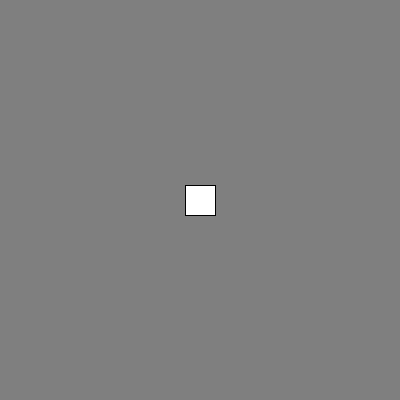
Frame 1 (no input)
Frame 60 (the mouse pressed at the canvas centre just before this capture): identical to frame 1, image omitted
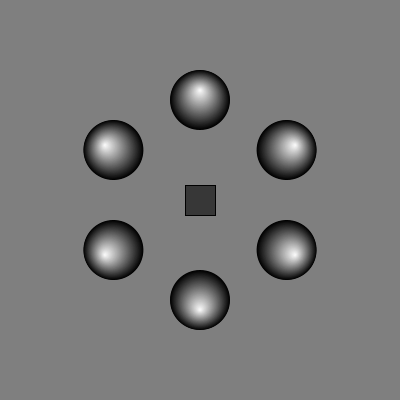
Frame 120 (the mouse held since frame 60 and released just before this capture)

The Processing sketch that drew these frames (run headless with seeded random() and noise(); from frame 60 on, the mouse is pressed at the canvas centre):

// Processing sketch: processing_92167
// ── processing_92167.pde

// Une paire de coordonnées pour le centre du carré.
float x;
float y;

// Une variable pour l'état courant:
// est-ce que le carré à été cliqué?
int etat = 0;

// Une variable pour le fondu.
float blend;

void setup() {
  // Initialisation de la scène
  size(400, 400);
  smooth();
  frameRate(30);

  // Placer les coordonnées au centre de la scène.
  x = width*0.5;
  y = height*0.5;
}


void draw() {
  // Dessiner un arrière plan gris.
  background(127);

  // Dessiner les contours en noir.
  stroke(0);


  // Colorer le carré selon l'etat courant et la position de la souris.
  // L'état est modifié par mousePressed() à la fin du code.
  // etat == 0 : le carré n'a pas été cliqué.
  // etat == 1 : le carré a été cliqué.
  if ( etat == 0 ) {
    // Vérifier si la souris est à l'intérieur des limites du carré.
    if ( mouseX > x-15 && mouseX < x+15 && mouseY > y-15 && mouseY < y+15 ) {
      fill(200);
    } 
    else {
      fill(255);
    }
  } 
  else {
    // etat == 1.
    // Vérifier si la souris est à l'intérieur des limites du carré.
    if ( mouseX > x-15 && mouseX < x+15 && mouseY > y-15 && mouseY < y+15 ) {
      fill(55);
    } 
    else {
      fill(0);
    }
  }


  // Dessiner le carré.
  rect(x-15, y-15, 30, 30);

  // Désactiver les contours.
  noStroke();

  // Placer le système de coordonnées
  // au centre de la scène.
  translate(x, y);

  // Une première rotation initiale.
  rotate(radians(30));


  // Boucle pour dessiner les 6 cercles.
  for ( int i =0; i < 6; i++ ) {
    // Emmagasiner la matrice pour que les changements
    // suivants ne soient pas permanents.
    pushMatrix();
    translate(100, 0);
    // Une deuxième boucle pour le dégradé intérieur
    // de chaque ellipse.
    // Les ellipses sont dessinées avec une opacité
    // contrôlée par la variable «blend».
    for ( int j =60; j > 0; j-- ) {
      fill(map(j, 0, 60, 255, 0), blend);
      ellipse(map(j, 0, 60, 10, 0), 0, j, j);
    }
    // Remettre la matrice emmagasinée.
    popMatrix();
    // Décaler de 60 degrés (cette transformation
    // est accumulée.
    rotate(radians(60));
  }
  
  
  // Effectuer le fondu en modifiant la valeur
  // de la variable «blend» selon l'état.
  if ( etat == 1 ) {
    blend = blend +5;
    if ( blend > 255) blend = 255;
  } 
  else {
    blend= blend - 10;
    if ( blend < 0) blend = 0;
  }
}

// Code à exécuter lors d'un clique de souris.
void mousePressed() {
 // Vérifier si la souris est à l'intérieur du carré.
  if ( mouseX > x-15 && mouseX < x+15 && mouseY > y-15 && mouseY < y+15 ) {
    // Alterner la valeur de l'etat.
    if (etat == 0 ) etat =1;
    else etat =0;
  }
}
